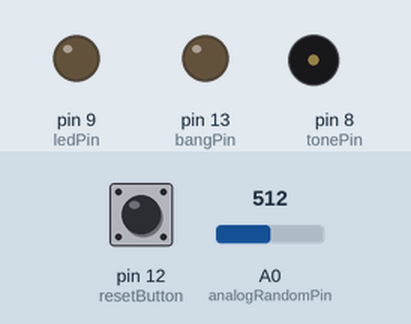
Recording of a sketch running on a simulated Arduino Uno, built with avr-gcc and run on an emulated ATmega328P. On the bench: output pins drawn as LEDs (lit = HIGH), buzzer (waves = sounding). The test bench sets the inputs (shaded band); at power-on: pin 12 (resetButton) LOW, A0 (analogRandomPin) = 512. What the sketch prints to the serial monitor is not drawn.

Above: at 1.2 s.
1.3 s: pin 12 (resetButton) pulled HIGH for 0.25 s
At 1.5 s:
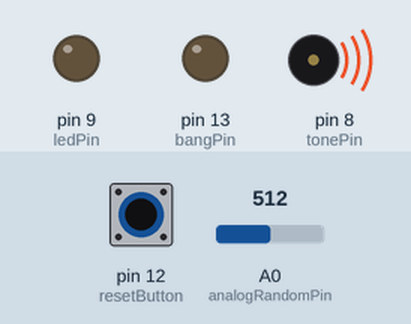
Timing chart, 0 to 4.3 s (numbered marks = the images above; inputs shaded):
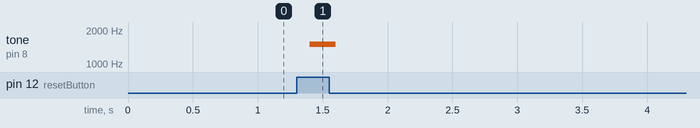

The sketch:

jenga.ino
```cpp
/*
jenga
*/

int ledPin = 9;    // vibro motor
int tonePin = 8;   // buzzer
int analogRandomPin = A0; // connect wire (antenna)
int bangPin = 13; // motor
int resetButton = 12; // button for new game


int bangNum = 3; // number of vibrations before the bang
int cycle=2000;
int peep,minus, resetStateOld, newGame=1;

void setup() {
  pinMode(ledPin, OUTPUT);
  pinMode(tonePin, OUTPUT);
  pinMode(analogRandomPin, INPUT);
  pinMode(resetButton, INPUT);

  pinMode(bangPin, OUTPUT);
  digitalWrite(bangPin, LOW);

  Serial.begin(9600);
  bangNum = analogRandom(3,7);
}

int analogRandom(int a, int b){
  int t = analogRead(A0);
  if(t<=200) t*=2;
  if(t>=600) t/=2;
  return map(t , 200, 600 , a ,b);
  }

void loop() {
  if(newGame)
  {
    resetStateOld=digitalRead(resetButton);
    while(digitalRead(resetButton)==resetStateOld){
    delay(200);
    Serial.print(".");
    }
  }
  newGame=0;

  Serial.print("bangNum ");
  Serial.println(bangNum);
  cycle = analogRandom(5000,20000);

  minus=5000;
  peep=500;
  for(int i=cycle; i>1; i=(int)(i*0.7)){
    Serial.println(i);
    minus/=2;
    if(i<peep) peep=i;
    tone(tonePin,1500,200);
    delay(200+i);
    }

    tone(tonePin,1500,2000);

  bangNum--;
  if(bangNum<=0){
    Serial.println("Bang!!!");
    digitalWrite(bangPin, HIGH);
    delay(500);
    digitalWrite(bangPin, LOW);
    bangNum=analogRandom(3,7);
    newGame=1;
    }
  else{
  Serial.println("vibro");
  for (int fadeValue = 0 ; fadeValue <= 255; fadeValue += 5) {
    analogWrite(ledPin, fadeValue);
    delay(30);
  }
  delay(500);
  for (int fadeValue = 255 ; fadeValue >= 100; fadeValue -= 5) {
    analogWrite(ledPin, fadeValue);
    delay(10);
  }
  delay(150);
   for (int fadeValue = 100 ; fadeValue <= 255; fadeValue += 5) {
    analogWrite(ledPin, fadeValue);
    delay(10);
  }
  delay(500);
  for (int fadeValue = 255 ; fadeValue >= 0; fadeValue -= 5) {
    analogWrite(ledPin, fadeValue);
    delay(10);
  }
  }


  digitalWrite(ledPin, 0);

}
```

Measured:
- after the input at 1.3 s, tone on pin 8 (tonePin): silent → 1500 Hz after 0.10 s, → silent 0.20 s later
